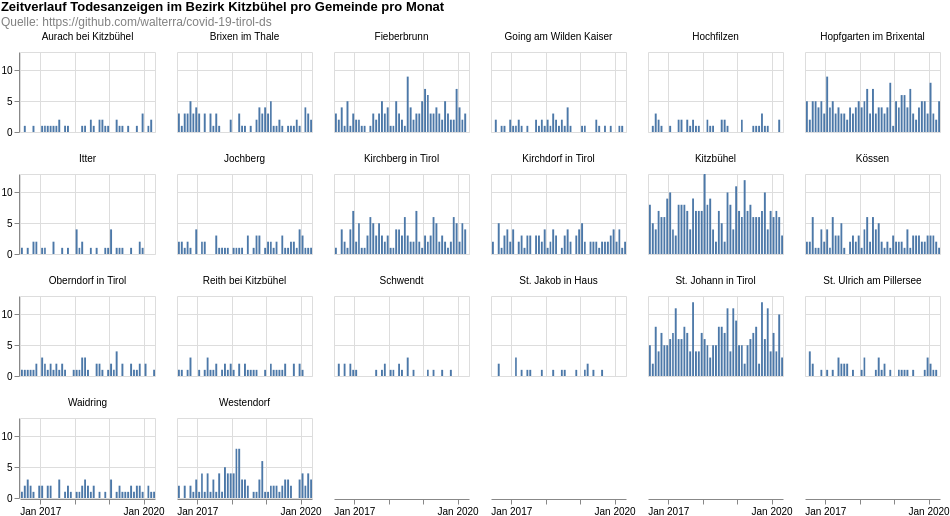

Write the Vega-Lite specification saved for this chart.
### Vega-Lite specification from a JSON file in a GitHub repository (floating-point values rounded to 4 significant figures; data arrays with more than 128 entries replaced by an {"elided": "..."} marker saying what was removed)
{"$schema": "https://vega.github.io/schema/vega-lite/v4.8.1.json", "columns": 6, "config": {"view": {"continuousHeight": 300, "continuousWidth": 400}}, "data": {"name": "data-3cabf6979a2f241edcc7186da78f784a"}, "datasets": {"data-3cabf6979a2f241edcc7186da78f784a": {"elided": "1887 records"}}, "facet": {"field": "municipaly", "title": null, "type": "nominal"}, "padding": 0, "spec": {"layer": [{"encoding": {"tooltip": [{"field": "date", "timeUnit": "yearmonth", "type": "temporal"}, {"aggregate": "sum", "field": "count", "type": "quantitative"}], "x": {"field": "date", "timeUnit": "yearmonth", "title": null, "type": "temporal"}, "y": {"aggregate": "sum", "field": "count", "title": null, "type": "quantitative"}}, "height": 80, "mark": "bar", "width": 135}]}, "title": {"color": "black", "subtitle": ["Quelle: https://github.com/walterra/covid-19-tirol-ds"], "subtitleColor": "gray", "text": ["Zeitverlauf Todesanzeigen im Bezirk Kitzbühel pro Gemeinde pro Monat"]}}
